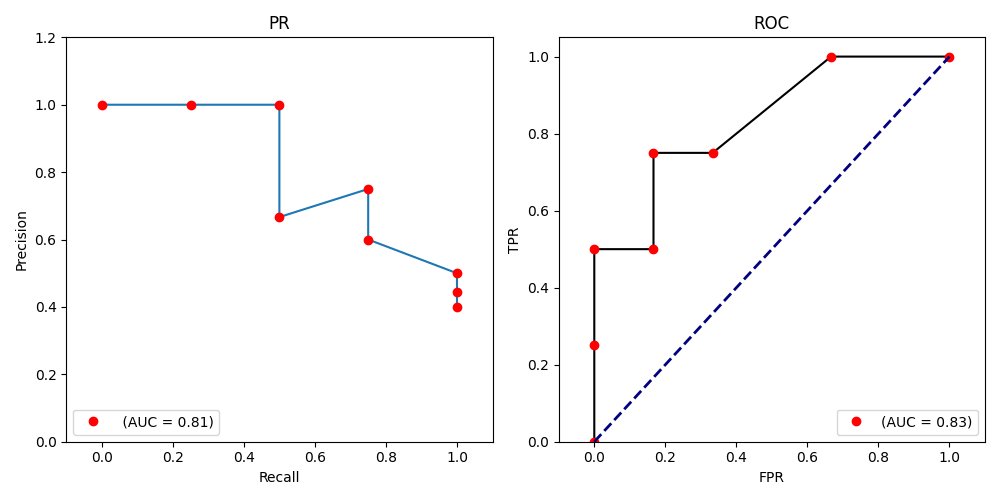

Reproduce this figure in Python.

import matplotlib.pyplot as plt
from sklearn.metrics import precision_recall_curve, roc_curve, auc
import numpy as np
y_true = np.array([1, 0, 0, 1, 0, 0, 1, 1, 0, 0])
y_scores = np.array([0.90, 0.40, 0.20, 0.60, 0.50, 0.40, 0.70, 0.40, 0.65, 0.35])

# 计算PR曲线的值
precision, recall, thresholds = precision_recall_curve(y_true, y_scores)

# 计算ROC曲线的值
fpr, tpr, roc_thresholds = roc_curve(y_true, y_scores)

# 计算PR曲线的AUC值
auc_pr = auc(recall, precision)

# 计算ROC曲线的AUC值
auc_roc = auc(fpr, tpr)

# 绘制PR曲线
plt.figure(figsize=(10, 5))
plt.subplot(1, 2, 1)
plt.plot(recall, precision)
plt.plot(recall, precision, 'ro', label=f' (AUC = {auc_pr:.2f})')
plt.xlabel('Recall')
plt.ylabel('Precision')
plt.ylim([0.0, 1.2])
plt.xlim([-0.1, 1.1])
plt.title('PR')
plt.legend(loc="lower left")

# 绘制ROC曲线
plt.subplot(1, 2, 2)
plt.plot(fpr, tpr,color='k')
plt.plot(fpr, tpr, 'ro', lw=2, label=f'(AUC = {auc_roc:.2f})')
plt.plot([0, 1], [0, 1], color='navy', lw=2, linestyle='--')
plt.xlabel('FPR')
plt.ylabel('TPR')
plt.ylim([0.0, 1.05])
plt.xlim([-0.1, 1.1])
plt.title('ROC')
plt.legend(loc="lower right")
plt.tight_layout()
plt.show()
